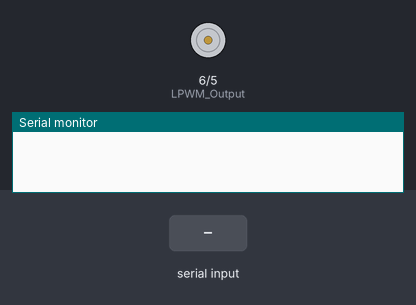
Simulated run of this sketch. Board: Arduino Uno, built with avr-gcc and run on an emulated ATmega328P. Shown: motor-driver pin pairs drawn as motors (green arrow = first pin HIGH = forward, orange = second pin HIGH = backward, longer = more drive), the last lines printed to the serial monitor. The test bench sets the inputs (shaded band).

Above: at 1.2 s.
1.3 s: "90,45\n" received over Serial
At 1.6 s:
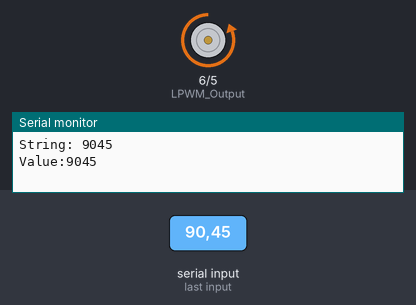
2.8 s: "90\n" received over Serial
At 3.8 s:
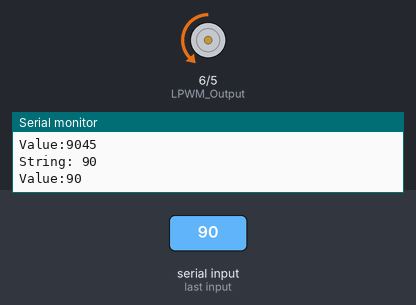
4.3 s: "30,150\n" received over Serial
At 5.1 s:
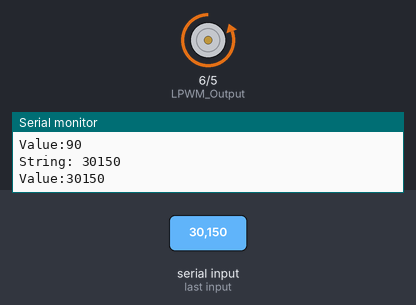
Timing chart, 0 to 7.3 s (numbered marks = the images above; inputs shaded):
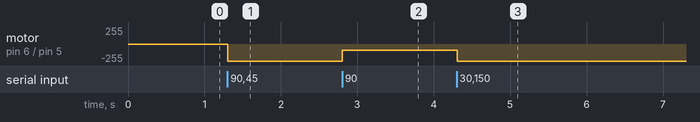

Measured:
- after the input at 1.3 s, motor on pin 6 (LPWM_Output) / pin 5 (RPWM_Output): stopped → backward 255/255 at once
- after the input at 2.8 s, motor on pin 6 (LPWM_Output) / pin 5 (RPWM_Output): backward 255/255 → backward 90/255 at once
- after the input at 4.3 s, motor on pin 6 (LPWM_Output) / pin 5 (RPWM_Output): backward 90/255 → backward 255/255 at once

The sketch:

code1.ino
```cpp
int RPWM_Output = 5; // Arduino PWM output pin 5; connect to IBT-2 pin 1 (RPWM)
int LPWM_Output = 6; // Arduino PWM output pin 6; connect to IBT-2 pin 2 (LPWM)

String inString = "";    // string to hold input
int motorPWM = 0;

void setup()
{
  Serial.begin(9600);
  pinMode(RPWM_Output, OUTPUT);
  pinMode(LPWM_Output, OUTPUT);

}

void loop()
{
    int pwm = readSerialValue();

    if( pwm != -1){

       if( pwm > 255) pwm = 255;
       else if( pwm < -1) pwm = 0;

       motorPWM = pwm;
    }
     analogWrite(LPWM_Output, 0);
     analogWrite(RPWM_Output, motorPWM);

    // forward rotation

    // analogWrite(RPWM_Output, 0);
    // analogWrite(LPWM_Output, motorPWM);

}

int readSerialValue()
{
     int v= -1;
  // Read serial input:
  while (Serial.available() > 0) {
    int inChar = Serial.read();
    if (isDigit(inChar)) {
      // convert the incoming byte to a char
      // and add it to the string:
      inString += (char)inChar;
    }
    // if you get a newline, print the string,
    // then the string's value:
    if (inChar == '\n') {
      Serial.print("String: ");
      Serial.println(inString);
      v = inString.toInt();
      Serial.print("Value:");
      Serial.println(v);


      // clear the string for new input:
      inString = "";
    }
  }
   return v;
}
```
